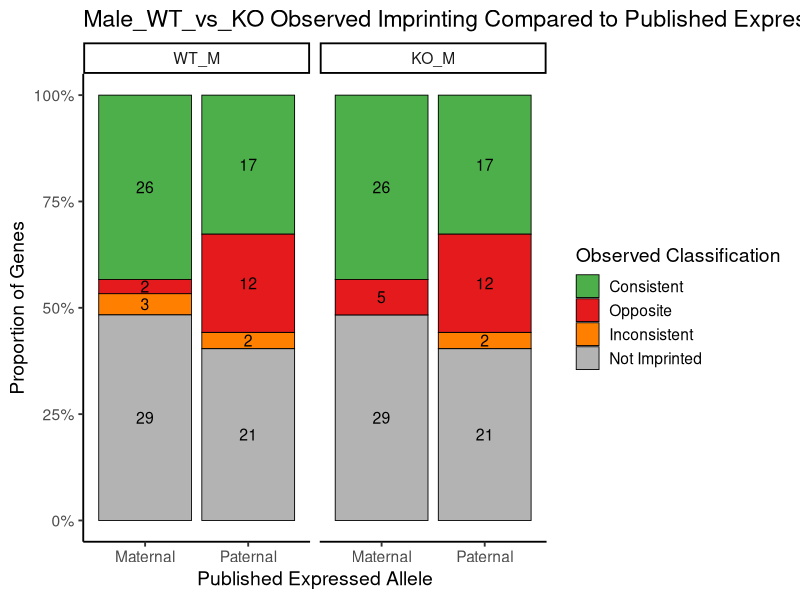
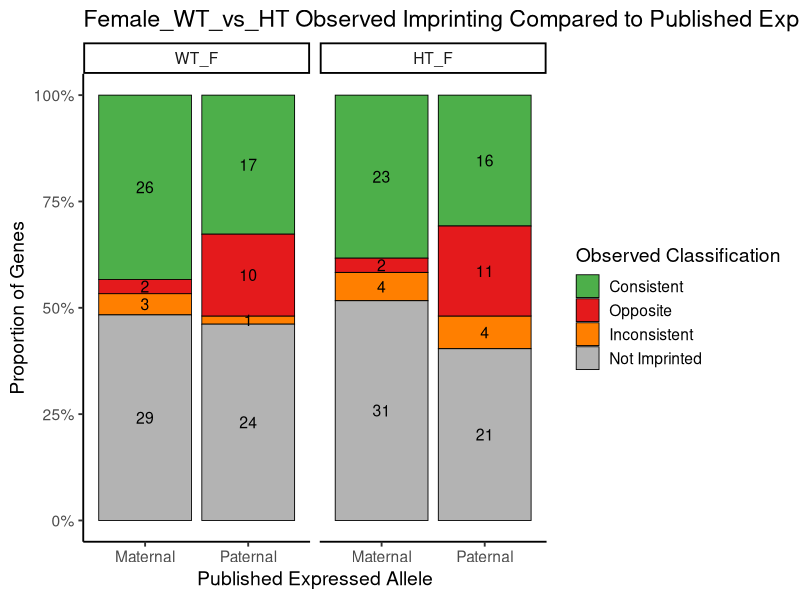
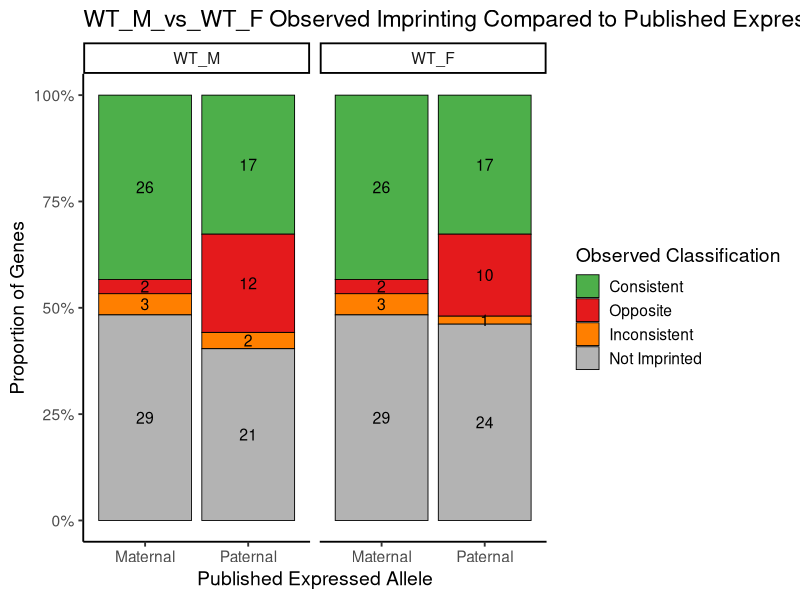
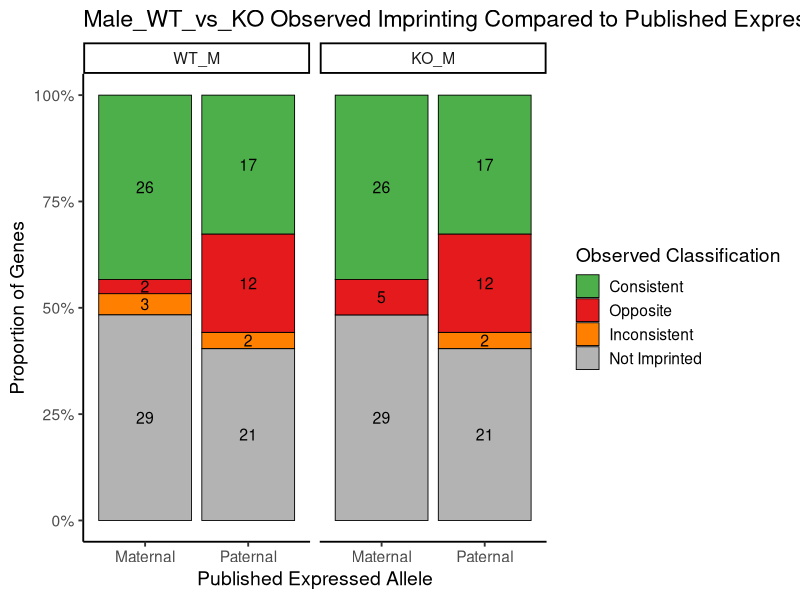
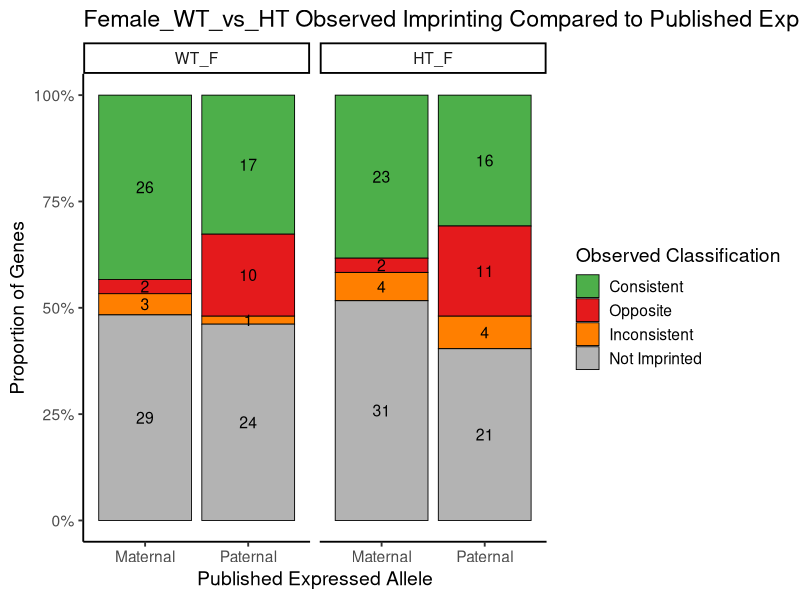
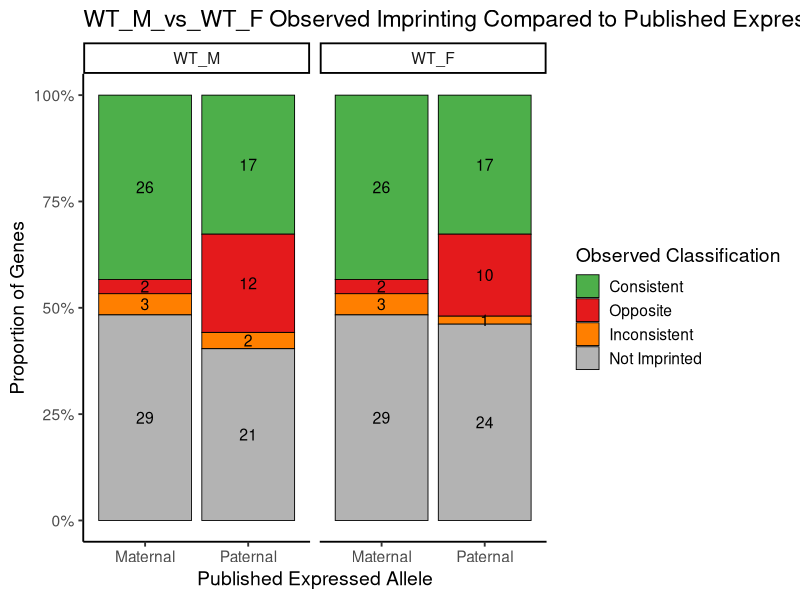

Reproduce these figures in R, in order.
##############################################################################
# Author: Kylee Duczyminski
# Purpose:
# Create separate stacked barplots and Fisher's Exact Tests for:
#   1. Male mice: WT_M vs KO_M
#   2. Female mice: WT_F vs HT_F
#
# The plot compares observed allele-specific expression patterns to the
# published expressed allele for each imprinted gene.
#
# Categories:
#   Consistent     = observed expressed allele matches published expressed allele
#   Opposite       = observed expressed allele is opposite of published allele
#   Inconsistent   = some samples are maternal, some are paternal
#   Not Imprinted  = no samples pass the AER imprinting threshold
#
# Input:
#   data/processed/HIP_RNA-AlSp_parentalASE_imprinting_analysis.csv
#
# Output:
#   figures/Male_WT_vs_KO_Stacked_Barplot.pdf
#   figures/Female_WT_vs_HT_Stacked_Barplot.pdf
##############################################################################

# ------------------------------------------------------------------
# 1. Load libraries
# ------------------------------------------------------------------
library(tidyverse)

# ------------------------------------------------------------------
# 2. Set working directory
# ------------------------------------------------------------------
setwd("/Users/kyleeduczyminski/Documents/Iwase-Lab/Kylee-Project")

# ------------------------------------------------------------------
# 3. Read in data
# ------------------------------------------------------------------
imprinting_data <- read_csv(
  "data/processed/HIP_RNA-AlSp_parentalASE_imprinting_analysis.csv",
  show_col_types = FALSE
)

# ------------------------------------------------------------------
# 4. Clean published expressed allele labels
# ------------------------------------------------------------------
# This makes sure labels are consistent as either "Maternal" or "Paternal".
imprinting_data <- imprinting_data %>%
  mutate(
    Expressed_Allele = str_trim(Expressed_Allele),
    Expressed_Allele = case_when(
      Expressed_Allele %in% c("Maternal", "maternal", "Maternally Expressed") ~ "Maternal",
      Expressed_Allele %in% c("Paternal", "paternal", "Paternally Expressed") ~ "Paternal",
      TRUE ~ Expressed_Allele
    )
  )

# ------------------------------------------------------------------
# 5. Define sample groups
# ------------------------------------------------------------------
# Male comparison: WT male vs KO male
male_samples <- c(
  "WT_M1", "WT_M2", "WT_M3",
  "KO_M1", "KO_M2", "KO_M3"
)

# Female comparison: WT female vs heterozygous female
female_samples <- c(
  "WT_F1", "WT_F2", "WT_F3",
  "HT_F1", "HT_F2", "HT_F3"
)

# Add "_AER" to match column names in the dataset
male_aer <- paste0(male_samples, "_AER")
female_aer <- paste0(female_samples, "_AER")

# WT comparisons: WT_M vs WT_F
wt_samples <- c(
  "WT_M1", "WT_M2", "WT_M3",
  "WT_F1", "WT_F2", "WT_F3"
)

# Add "_AER" to match column names in the dataset
wt_aer <- paste0(wt_samples, "_AER")

# ------------------------------------------------------------------
# 6. Convert AER values into observed expressed allele calls
# ------------------------------------------------------------------
# AER >= 0.7  = maternally expressed
# AER <= -0.7 = paternally expressed
# Between -0.7 and 0.7 = not imprinted
classify_observed_expression <- function(x) {
  case_when(
    is.na(x) ~ NA_character_,
    x >= 0.7 ~ "Maternal",
    x <= -0.7 ~ "Paternal",
    TRUE ~ "Not Imprinted"
  )
}

# ------------------------------------------------------------------
# 7. Main analysis function
# ------------------------------------------------------------------
# This function:
#   1. Converts data to long format
#   2. Classifies each gene within each genotype group
#   3. Makes a stacked barplot
#   4. Saves the plot as a PDF
#   5. Runs Fisher's Exact Test
run_group_analysis <- function(aer_columns, group_name) {
  
  # --------------------------------------------------------------
  # Convert wide AER data into long format
  # --------------------------------------------------------------
  long_data <- imprinting_data %>%
    select(Gene_Name, Expressed_Allele, all_of(aer_columns)) %>%
    pivot_longer(
      cols = all_of(aer_columns),
      names_to = "Sample",
      values_to = "AER"
    ) %>%
    mutate(
      Sample = str_remove(Sample, "_AER"),
      Observed_Expressed_Allele = classify_observed_expression(AER),
      
      # Assign genotype labels
      Genotype = case_when(
        str_detect(Sample, "WT_M") ~ "WT_M",
        str_detect(Sample, "WT_F") ~ "WT_F",
        str_detect(Sample, "KO_M") ~ "KO_M",
        str_detect(Sample, "HT_F") ~ "HT_F",
        TRUE ~ NA_character_
      )
    )
  
  if (group_name == "Male_WT_vs_KO") {
    long_data$Genotype <- factor(long_data$Genotype, levels = c("WT_M", "KO_M"))
  }
  
  if (group_name == "Female_WT_vs_HT") {
    long_data$Genotype <- factor(long_data$Genotype, levels = c("WT_F", "HT_F"))
  }
  
  if (group_name == "WT_M_vs_WT_F") {
    long_data$Genotype <- factor(long_data$Genotype, levels = c("WT_M", "WT_F"))
  }
  
  # --------------------------------------------------------------
  # Classify each gene by genotype
  # --------------------------------------------------------------
  gene_classification <- long_data %>%
    group_by(Gene_Name, Expressed_Allele, Genotype) %>%
    summarize(
      n_maternal = sum(Observed_Expressed_Allele == "Maternal", na.rm = TRUE),
      n_paternal = sum(Observed_Expressed_Allele == "Paternal", na.rm = TRUE),
      n_not_imprinted = sum(Observed_Expressed_Allele == "Not Imprinted", na.rm = TRUE),
      n_imprinted = n_maternal + n_paternal,
      .groups = "drop"
    ) %>%
    mutate(
      Classification = case_when(
        # No samples pass the imprinting threshold
        n_imprinted == 0 ~ "Not Imprinted",
        
        # Published maternal gene only shows maternal expression
        Expressed_Allele == "Maternal" &
          n_maternal > 0 & n_paternal == 0 ~ "Consistent",
        
        # Published paternal gene only shows paternal expression
        Expressed_Allele == "Paternal" &
          n_paternal > 0 & n_maternal == 0 ~ "Consistent",
        
        # Published maternal gene only shows paternal expression
        Expressed_Allele == "Maternal" &
          n_maternal == 0 & n_paternal > 0 ~ "Opposite",
        
        # Published paternal gene only shows maternal expression
        Expressed_Allele == "Paternal" &
          n_paternal == 0 & n_maternal > 0 ~ "Opposite",
        
        # Some samples are maternal, some are paternal
        n_maternal > 0 & n_paternal > 0 ~ "Inconsistent",
        
        # Catch anything unexpected
        TRUE ~ "Inconsistent"
      )
    )
  
  # --------------------------------------------------------------
  # Summarize data for stacked barplot
  # --------------------------------------------------------------
  barplot_data <- gene_classification %>%
    count(Genotype, Expressed_Allele, Classification) %>%
    group_by(Genotype, Expressed_Allele) %>%
    mutate(
      Proportion = n / sum(n)
    ) %>%
    ungroup() %>%
    mutate(
      Classification = factor(
        Classification,
        levels = c("Consistent", "Opposite", "Inconsistent", "Not Imprinted")
      ),
      Expressed_Allele = factor(
        Expressed_Allele,
        levels = c("Maternal", "Paternal")
      )
    )
  
  # --------------------------------------------------------------
  # Make stacked barplot
  # --------------------------------------------------------------
  p <- ggplot(
    barplot_data,
    aes(x = Expressed_Allele, y = Proportion, fill = Classification)
  ) +
    geom_col(color = "black", linewidth = 0.3) +
    
    # Add raw gene counts inside stacked bars
    geom_text(
      aes(label = n),
      position = position_stack(vjust = 0.5),
      size = 4
    ) +
    
    # Separate WT vs KO or WT vs HT into panels
    facet_wrap(~Genotype) +
    
    # Convert y-axis to percentages
    scale_y_continuous(
      labels = scales::percent_format(),
      limits = c(0, 1)
    ) +
    
    # Manual colors for classifications
    scale_fill_manual(
      values = c(
        "Consistent" = "#4daf4a",
        "Opposite" = "#e41a1c",
        "Inconsistent" = "#ff7f00",
        "Not Imprinted" = "gray70"
      )
    ) +
    
    labs(
      title = paste(group_name, "Observed Imprinting Compared to Published Expressed Allele"),
      x = "Published Expressed Allele",
      y = "Proportion of Genes",
      fill = "Observed Classification"
    ) +
    
    theme_classic(base_size = 14)
  
  # Show plot in RStudio
  print(p)
  
  # Save plot
  ggsave(
    filename = paste0(
      "figures/",
      str_replace_all(group_name, "[^A-Za-z0-9]", "_"),
      "_Stacked_Barplot.jpg"
    ),
    plot = p,
    width = 11,
    height = 5
  )
  
  # --------------------------------------------------------------
  # Fisher's Exact Test
  # --------------------------------------------------------------
  # This tests whether the proportion of Consistent vs Opposite genes
  # differs between genotypes.
  #
  # Example male table:
  #          Consistent Opposite
  #   WT          x        x
  #   KO          x        x
  #
  # Inconsistent and Not Imprinted are excluded from this specific test.
  fisher_data <- gene_classification %>%
    filter(Classification %in% c("Consistent", "Opposite")) %>%
    count(Genotype, Classification)
  
  fisher_table <- fisher_data %>%
    pivot_wider(
      names_from = Classification,
      values_from = n,
      values_fill = 0
    ) %>%
    column_to_rownames("Genotype") %>%
    as.matrix()
  
  fisher_result <- fisher.test(fisher_table)
  
  cat("\n====================================================\n")
  cat(group_name, "Fisher Table:\n")
  print(fisher_table)
  
  cat("\n", group_name, "Fisher's Exact Test:\n")
  print(fisher_result)
  cat("====================================================\n")
  
  # Return useful objects in case you want to inspect/export later
  return(
    list(
      long_data = long_data,
      gene_classification = gene_classification,
      barplot_data = barplot_data,
      plot = p,
      fisher_table = fisher_table,
      fisher_result = fisher_result
    )
  )
}

# ------------------------------------------------------------------
# 8. Run male comparison: WT_M vs KO_M
# ------------------------------------------------------------------
male_results <- run_group_analysis(
  male_aer,
  "Male_WT_vs_KO"
)

# ------------------------------------------------------------------
# 9. Run female comparison: WT_F vs HT_F
# ------------------------------------------------------------------
female_results <- run_group_analysis(
  female_aer,
  "Female_WT_vs_HT"
)

# ------------------------------------------------------------------
# 10. Run WT comparison: WT_M vs WT_F
# ------------------------------------------------------------------
wt_results <- run_group_analysis(
  wt_aer,
  "WT_M_vs_WT_F"
)
